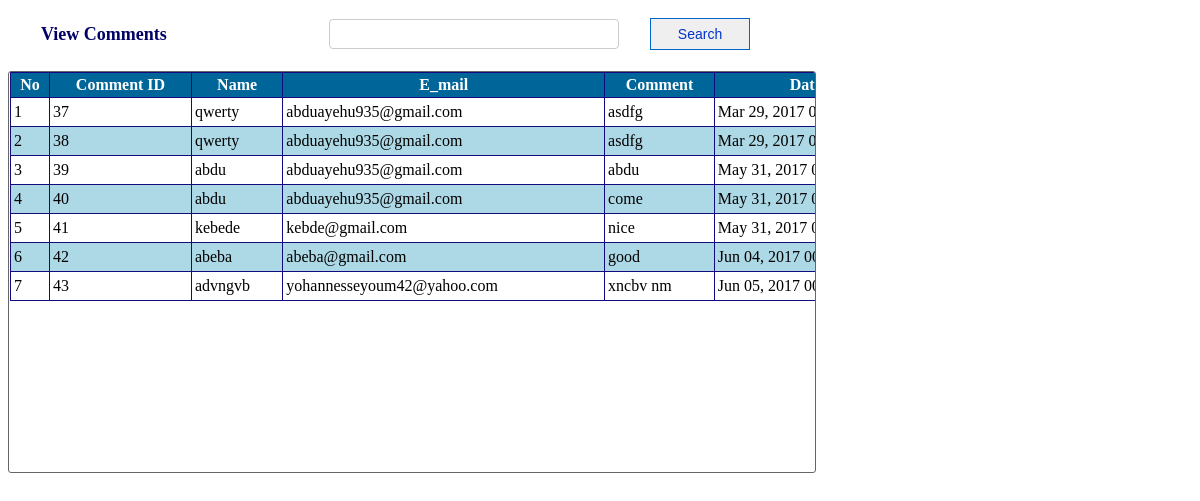
/clerk/view_comment.php, run on the app's committed database.
### tables this page shows
CREATE TABLE IF NOT EXISTS `comment` (
  `comment_id` int(10) NOT NULL AUTO_INCREMENT,
  `name` varchar(255) NOT NULL,
  `email` varchar(255) NOT NULL,
  `content` varchar(255) NOT NULL,
  `date` date NOT NULL,
  PRIMARY KEY (`comment_id`)
);

### clerk/view_comment.php (the view, shortened to what this page needs)
<!DOCTYPE html PUBLIC "-//W3C//DTD XHTML 1.0 Transitional//EN" "http://www.w3.org/TR/xhtml1/DTD/xhtml1-transitional.dtd">
<html xmlns="http://www.w3.org/1999/xhtml">
<head>
<link rel="stylesheet" type="text/css" href="css/style_view.css" />
</head>
<body>
<div id="style_div" >
<form method="post">
<table width="755">
	<tr>
    	<td width="190px" style="font-size:18px; color:#006; text-indent:30px;"><b>View Comments</b></td>
        <td>
        </td>
        <td>
        	<input type="text" name="searchtxt" title="Enter name for search " class="search" autocomplete="off"/>
        </td>
        <td style="float:right">
        	<input type="submit" name="btnsearch" value="Search" id="button-search" title="Search comment" />
        </td>
    </tr>
</table>
</form>
</div>
<br />
<div id="content-input">
<form method="post">
    <table border="1" width="1050px" align="center" cellpadding="3" class="mytable" cellspacing="0">
        <tr>
            <th>No</th>
			<th>Comment ID</th>
            <th>Name</th>
            <th>E_mail</th>
            <th>Comment</th>
            <th>Date Added</th>
        </tr>
        <?php
	$key="";
	if($key !="")
		$sql_sel=mysql_query("SElECT * FROM comment WHERE name  like '%$key%'");
	else
		 $sql_sel=mysql_query("SELECT * FROM comment");
    $i=0;
    while($row=mysql_fetch_array($sql_sel)){
    $i++;
    $color=($i%2==0)?"lightblue":"white";
    ?>
      <tr bgcolor="<?php echo $color?>">
            <td><?php echo $i;?></td>
			<td><?php echo $row['comment_id'];?></td>
            <td><?php echo $row['name'];?></td>
            <td><?php echo $row['email'];?></td>
            <td><?php echo $row['content'];?></td>
            <td><?php echo date("M d, Y H:i:s",strtotime($row['date'])); ?></span></td>
        </tr>
    <?php
    }
    ?>
    </table>
</form>
</div>
</body>
</html>

### clerk/css/style_view.css (style rules this page uses)
#style_div { height:auto; margin-top:15px; }
#content-input { width:805px; height:400px; border:1px solid #666; float:left; padding-left:1px; border-radius: 3px 3px 3px 3px; overflow: auto; }
#button-search { font-family:Arial, Helvetica, sans-serif; font-size:14px; width:100px; height:32px; float:right; margin-right:10px; repeat-x top center; border: 1px solid #06C; -moz-border-radius: 5px; color:#03C; }
.search { padding:4px; border:1px #CCC solid; border-radius: 4px 4px 4px 4px; -moz-border-radius: 8px; background:#FFF; color:#006; font-family:Arial, Helvetica, sans-serif; font-size:16px; width:280px; height:20px; float:left; }
.mytable { border-collapse:collapse; border:#036 1px solid; }
.mytable tr th { background:#069; border:#120A7E 1px solid; color:#FFF; font-family:"Times New Roman", Times, serif; }
.mytable tr td { font-family:"Times New Roman", Times, serif; border:#120A7E 1px solid; }

### data on the page
comment: comment_id "37", name "qwerty", email "abduayehu935@gmail.com", content "asdfg", date "Mar 29, 2017…"
comment: comment_id "38", name "qwerty", email "abduayehu935@gmail.com", content "asdfg", date "Mar 29, 2017…"
comment: comment_id "39", name "abdu", email "abduayehu935@gmail.com", content "abdu", date "May 31, 2017…"
comment: comment_id "40", name "abdu", email "abduayehu935@gmail.com", content "come", date "May 31, 2017…"
comment: comment_id "41", name "kebede", email "kebde@gmail.com", content "nice", date "May 31, 2017…"
comment: comment_id "42", name "abeba", email "abeba@gmail.com", content "good", date "Jun 04, 2017…"
comment: comment_id "43", name "advngvb", email "yohannesseyoum42@yahoo.com", content "xncbv nm", date "Jun 05, 2017…"
